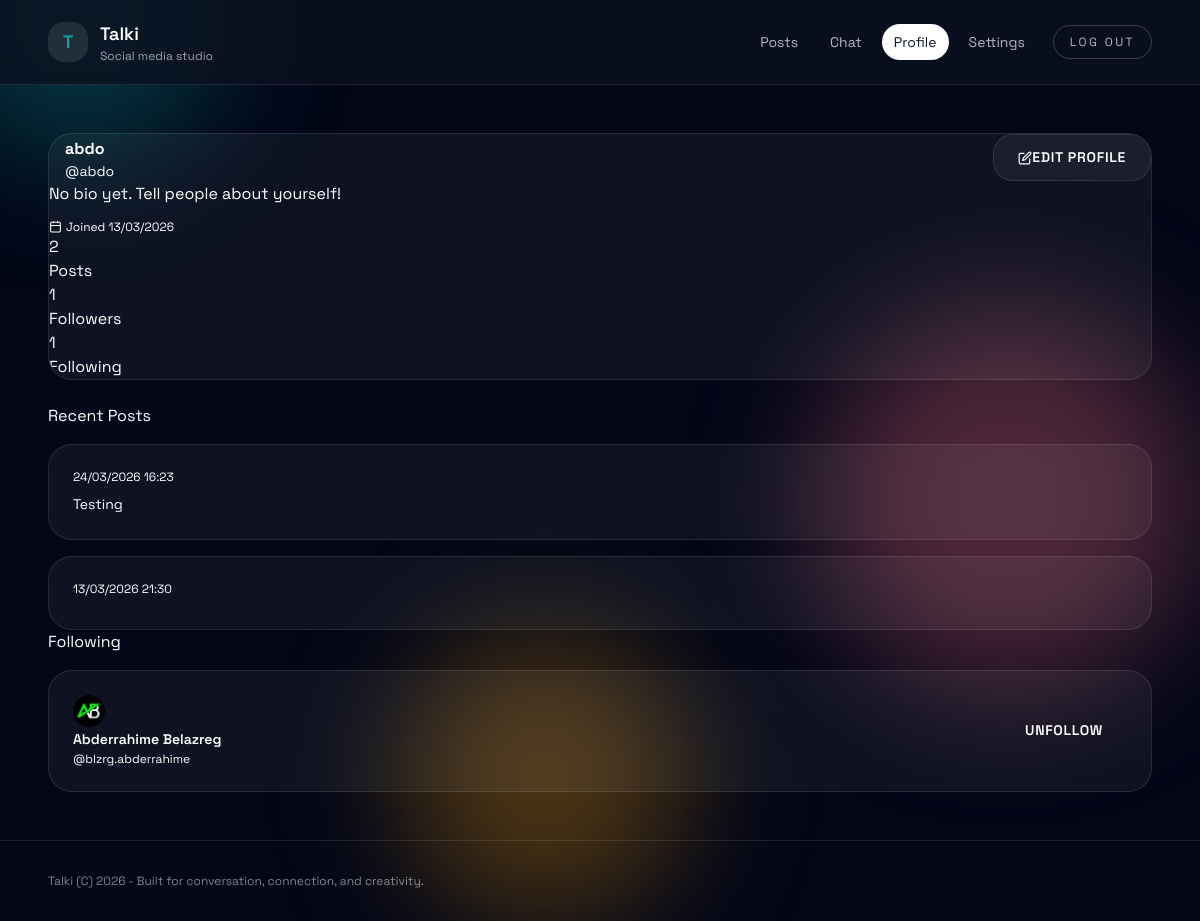
Screenshot of /profile (signed in) with the database file from the repository.
### tables this page shows
CREATE TABLE users (
                id INTEGER PRIMARY KEY AUTOINCREMENT,
                email TEXT UNIQUE NOT NULL,
                name TEXT NOT NULL,
                handle TEXT UNIQUE NOT NULL,
                password_hash TEXT NOT NULL,
                verified INTEGER NOT NULL DEFAULT 0,
                created_at TEXT NOT NULL
            , avatar_path TEXT, bio TEXT, hobbies TEXT, share_link TEXT, last_active_at TEXT, last_chat_active_at TEXT, last_active_conversation_id INTEGER);

CREATE TABLE posts (
                id INTEGER PRIMARY KEY AUTOINCREMENT,
                user_id INTEGER NOT NULL,
                content TEXT NOT NULL,
                created_at TEXT NOT NULL, media_path TEXT, media_type TEXT, is_hidden INTEGER DEFAULT 0,
                FOREIGN KEY (user_id) REFERENCES users (id)
            );

### app.py (the view)
@app.route("/profile")
@login_required
def profile():
    user = current_user()
    profile_error = session.pop("profile_error", None)
    profile_notice = session.pop("profile_notice", None)
    joined_date = None
    if user and user["created_at"]:
        try:
            joined_date = datetime.fromisoformat(user["created_at"]).strftime("%d/%m/%Y")
        except ValueError:
            joined_date = user["created_at"]
    share_url = None
    if user and user["share_link"]:
        if user["share_link"].startswith("http://") or user["share_link"].startswith("https://"):
            share_url = user["share_link"]
        else:
            share_url = f"https://{user['share_link']}"
    with get_db() as conn:
        followers_count = conn.execute(
            "SELECT COUNT(*) AS count FROM followers WHERE following_id = ?",
            (user["id"],),
        ).fetchone()["count"]
        following_count = conn.execute(
            "SELECT COUNT(*) AS count FROM followers WHERE follower_id = ?",
            (user["id"],),
        ).fetchone()["count"]
        posts_count = conn.execute(
            "SELECT COUNT(*) AS count FROM posts WHERE user_id = ?",
            (user["id"],),
        ).fetchone()["count"]
        following_list = conn.execute(
            """
            SELECT users.id, users.name, users.handle, users.avatar_path
            FROM followers
            JOIN users ON users.id = followers.following_id
            WHERE followers.follower_id = ?
            ORDER BY followers.created_at DESC
            LIMIT 12
            """,
            (user["id"],),
        ).fetchall()
        media_rows = conn.execute(
            """
            SELECT media_path, media_type
            FROM posts
            WHERE user_id = ? AND media_path IS NOT NULL
            ORDER BY created_at DESC
            """,
            (user["id"],),
        ).fetchall()
        recent_rows = conn.execute(
            """
            SELECT content, created_at
            FROM posts
            WHERE user_id = ?
            ORDER BY created_at DESC
            LIMIT 6
            """,
            (user["id"],),
        ).fetchall()
        recent_posts = [
            {
                "content": row["content"],
                "created_at": datetime.fromisoformat(row["created_at"]).strftime("%d/%m/%Y %H:%M"),
            }
            for row in recent_rows
        ]
    return render_template(
        "profile.html",
        nav=nav_items("profile"),
        year=datetime.now().year,
        user=user,
        joined_date=joined_date,
        share_url=share_url,
        followers_count=followers_count,
        following_count=following_count,
        posts_count=posts_count,
        following_list=following_list,
        media_posts=media_rows,
        recent_posts=recent_posts,
        profile_error=profile_error,
        profile_notice=profile_notice,
    )

### app.py (called while the page is built)
@app.before_request
def csrf_protect():
    if request.method == "POST":
        token = session.get("_csrf_token")
        if not token or token != request.form.get("_csrf_token"):
            return "CSRF token missing or invalid", 400

def generate_csrf_token():
    if "_csrf_token" not in session:
        session["_csrf_token"] = uuid.uuid4().hex
    return session["_csrf_token"]

def get_db() -> sqlite3.Connection:
    conn = sqlite3.connect(DATABASE_PATH, timeout=30, check_same_thread=False)
    conn.row_factory = sqlite3.Row
    conn.execute("PRAGMA journal_mode=WAL;")
    conn.execute("PRAGMA synchronous=NORMAL;")
    conn.execute("PRAGMA foreign_keys=ON;")
    conn.execute("PRAGMA busy_timeout=30000;")
    return conn

def current_user():
    user_id = session.get("user_id")
    if not user_id:
        return None
    with get_db() as conn:
        user = conn.execute("SELECT * FROM users WHERE id = ?", (user_id,)).fetchone()
    return user

@app.context_processor
def inject_user():
    return {"current_user": current_user()}

def nav_items(active: str) -> list[dict]:
    items = [
        {"label": "Posts", "href": url_for("posts")},
        {"label": "Chat", "href": url_for("chat")},
        {"label": "Profile", "href": url_for("profile")},
        {"label": "Settings", "href": url_for("settings")},
    ]
    for item in items:
        item["active"] = item["label"].lower() == active
    return items

def login_required(view):
    @wraps(view)
    def wrapper(*args, **kwargs):
        if not current_user():
            return redirect(url_for("login"))
        return view(*args, **kwargs)
    return wrapper

@app.before_request
def redirect_logged_in_from_auth_pages():
    if request.endpoint in {"login", "signup", "forgot_password", "reset_password"} and current_user():
        return redirect(url_for("posts"))

### templates/profile.html (shortened to what this page needs)
{% extends "base.html" %}
{% set title = "Profile | Talki" %}
{% block content %}
<div class="space-y-6">
  <section class="card" style="padding: 0; overflow: hidden;">
    <div class="profile-header">
      <div class="flex items-end justify-between" style="flex-wrap: wrap; gap: var(--sp-4);">
        <div class="flex items-end gap-4">
          <div style="margin-bottom: var(--sp-2);">
            <h1 style="font-size: var(--text-xl); font-weight: 700;">{{ user.name }}</h1>
            <div class="text-sm text-muted">@{{ user.handle }}</div>
          </div>
        </div>
        <button class="btn btn-secondary" onclick="document.getElementById('edit-profile-modal').classList.remove('hidden')" style="margin-bottom: var(--sp-2);">
          <svg viewBox="0 0 24 24" fill="none" stroke="currentColor" stroke-width="2" width="14" height="14"><path d="M11 4H4a2 2 0 0 0-2 2v14a2 2 0 0 0 2 2h14a2 2 0 0 0 2-2v-7"/><path d="M18.5 2.5a2.121 2.121 0 0 1 3 3L12 15l-4 1 1-4 9.5-9.5z"/></svg>
          Edit Profile
        </button>
      </div>
      <div style="margin-top: var(--sp-4); padding-bottom: var(--sp-6);">
        <p style="font-size: var(--text-sm); color: var(--text-secondary); line-height: 1.6;">{{ user.bio or "No bio yet. Tell people about yourself!" }}</p>
        <div class="flex gap-4 mt-3 text-xs text-faint" style="flex-wrap: wrap;">
          <span class="flex items-center gap-1">
            <svg viewBox="0 0 24 24" fill="none" stroke="currentColor" stroke-width="2" width="13" height="13"><rect x="3" y="4" width="18" height="18" rx="2" ry="2"/><line x1="16" y1="2" x2="16" y2="6"/><line x1="8" y1="2" x2="8" y2="6"/><line x1="3" y1="10" x2="21" y2="10"/></svg>
            Joined {{ joined_date }}
          </span>
        </div>
        <div class="profile-stats">
          <div class="stat-item">
            <div class="stat-value">{{ posts_count }}</div>
            <div class="stat-label">Posts</div>
          </div>
          <div class="stat-item">
            <div class="stat-value">{{ followers_count }}</div>
            <div class="stat-label">Followers</div>
          </div>
          <div class="stat-item">
            <div class="stat-value">{{ following_count }}</div>
            <div class="stat-label">Following</div>
          </div>
        </div>
      </div>
    </div>
  </section>
  <div class="grid-layout">
    <div class="space-y-4">
      <div class="section-header">Recent Posts</div>
      {% for post in recent_posts %}
      <div class="card" style="animation-delay: {{ loop.index0 * 50 }}ms;">
        <div class="text-xs text-faint mb-2">{{ post.created_at }}</div>
        <div class="text-sm" style="line-height: 1.6;">{{ post.content }}</div>
      </div>
      {% endfor %}
    </div>
    <div class="space-y-4">
      <div class="section-header">Following</div>
      <div class="card">
        {% for follow in following_list %}
        <div class="user-row" style="display: flex; align-items: center; justify-content: space-between; padding: var(--sp-3) 0; {% if not loop.last %}border-bottom: 1px solid var(--border);{% endif %}">
          <div class="user-info">
            <a href="{{ url_for('public_profile', handle=follow.handle) }}">
              {% if follow.avatar_path %}
              <img src="{{ url_for('static', filename=follow.avatar_path) }}" class="avatar avatar-sm" alt="">
              {% else %}
              <div class="avatar avatar-sm avatar-placeholder" style="font-size: 10px;">
                <svg viewBox="0 0 24 24" fill="none" stroke="currentColor" stroke-width="2" width="14" height="14"><path d="M20 21v-2a4 4 0 0 0-4-4H8a4 4 0 0 0-4 4v2"/><circle cx="12" cy="7" r="4"/></svg>
              </div>
              {% endif %}
            </a>
            <div>
              <a href="{{ url_for('public_profile', handle=follow.handle) }}" class="text-sm font-semibold">{{ follow.name }}</a>
              <div class="text-xs text-faint">@{{ follow.handle }}</div>
            </div>
          </div>
          <form method="post" action="{{ url_for('unfollow', user_id=follow.id) }}">
            <button class="btn btn-ghost btn-xs text-muted">Unfollow</button>
          </form>
        </div>
        {% else %}
        <div class="text-sm text-muted" style="padding: var(--sp-2) 0;">Not following anyone yet.</div>
        {% endfor %}
      </div>
    </div>
  </div>
</div>
{% endblock %}

### static/design-system.css (style rules this page uses)
:root { --color-primary: #0EA5A4; --color-primary-light: #14B8B7; --color-primary-dark: #0A7D7C; --color-primary-hover: #12A5A4; --color-secondary: #FB7185; --color-secondary-light: #FC8B9E; --color-secondary-dark: #E85D73; --color-accent: #8B5CF6; --color-accent-light: #A78BFA; --color-accent-dark: #7C3AED; --color-bg-primary: #0B1120; --color-bg-secondary: #111827; --color-bg-tertiary: #1F2937; --color-bg-elevated: #1E293B; --color-surface: rgba(255, 255, 255, 0.05); --color-surface-hover: rgba(255, 255, 255, 0.08); --color-surface-active: rgba(255, 255, 255, 0.12); --color-text-primary: #FFFFFF; --color-text-secondary: rgba(255, 255, 255, 0.70); --color-text-tertiary: rgba(255, 255, 255, 0.50); --color-text-disabled: rgba(255, 255, 255, 0.30); --color-success: #10B981; --color-success-bg: rgba(16, 185, 129, 0.1); --color-success-border: rgba(16, 185, 129, 0.4); --color-error: #EF4444; --color-error-bg: rgba(239, 68, 68, 0.1); --color-error-border: rgba(239, 68, 68, 0.4); --color-warning: #F59E0B; --color-warning-bg: rgba(245, 158, 11, 0.1); --color-warning-border: rgba(245, 158, 11, 0.4); --color-info: #3B82F6; --color-info-bg: rgba(59, 130, 246, 0.1); --color-info-border: rgba(59, 130, 246, 0.4); --color-border-primary: rgba(255, 255, 255, 0.10); --color-border-secondary: rgba(255, 255, 255, 0.05); --color-border-focus: var(--color-primary); --font-primary: -apple-system, BlinkMacSystemFont, 'Segoe UI', Roboto, 'Helvetica Neue', Arial, sans-serif; --font-mono: 'Courier New', Courier, monospace; --font-size-xs: 0.75rem; --font-size-sm: 0.875rem; --font-size-base: 1rem; --font-size-lg: 1.125rem; --font-size-xl: 1.25rem; --font-size-2xl: 1.5rem; --font-size-3xl: 2rem; --font-size-4xl: 2.5rem; --font-size-5xl: 3rem; --font-weight-normal: 400; --font-weight-medium: 500; --font-weight-semibold: 600; --font-weight-bold: 700; --line-height-tight: 1.25; --line-height-normal: 1.5; --line-height-relaxed: 1.75; --space-1: 0.25rem; --space-2: 0.5rem; --space-3: 0.75rem; --space-4: 1rem; --space-5: 1.25rem; --space-6: 1.5rem; --space-8: 2rem; --space-10: 2.5rem; --space-12: 3rem; --space-16: 4rem; --space-20: 5rem; --radius-sm: 0.5rem; --radius-md: 0.75rem; --radius-lg: 1rem; --radius-xl: 1.25rem; --radius-2xl: 1.5rem; --radius-full: 9999px; --shadow-sm: 0 1px 2px 0 rgba(0, 0, 0, 0.3); --shadow-md: 0 4px 6px -1px rgba(0, 0, 0, 0.4), 0 2px 4px -1px rgba(0, 0, 0, 0.3); --shadow-lg: 0 10px 15px -3px rgba(0, 0, 0, 0.5), 0 4px 6px -2px rgba(0, 0, 0, 0.3); --shadow-xl: 0 20px 25px -5px rgba(0, 0, 0, 0.6), 0 10px 10px -5px rgba(0, 0, 0, 0.3); --shadow-2xl: 0 25px 50px -12px rgba(0, 0, 0, 0.7); --transition-fast: 150ms ease; --transition-base: 200ms ease; --transition-slow: 300ms ease; --z-base: 0; --z-dropdown: 1000; --z-sticky: 1100; --z-modal-backdrop: 1200; --z-modal: 1300; --z-toast: 1400; --z-tooltip: 1500; --min-touch-target: 44px; }
.btn { display: inline-flex; align-items: center; justify-content: center; padding: var(--space-3) var(--space-6); font-size: var(--font-size-sm); font-weight: var(--font-weight-semibold); text-transform: uppercase; letter-spacing: 0.05em; border-radius: var(--radius-xl); transition: all var(--transition-base); cursor: pointer; border: none; outline: none; min-height: var(--min-touch-target); white-space: nowrap; }
.btn-secondary { background: var(--color-surface); color: var(--color-text-primary); border: 1px solid var(--color-border-primary); }
.card { background: var(--color-surface); border: 1px solid var(--color-border-primary); border-radius: var(--radius-2xl); padding: var(--space-6); transition: all var(--transition-base); }
.avatar { display: inline-block; border-radius: var(--radius-full); object-fit: cover; }
.avatar-sm { width: 2rem; height: 2rem; }

### rows the page displays
users: name "abdo", handle "abdo"
posts: created_at "24/03/2026 16:23", content "Testing"
users: avatar_path (picture), name "Abderrahime Belazreg", handle "blzrg.abderrahime"

### other values shown
{{ item.label }} "Posts" "Chat" "Profile" "Settings"
{{ user.bio or "No bio yet. Tell people about yourself!" }} "No bio yet. Tell people about yourself!"
{{ joined_date }} "13/03/2026"
{{ posts_count }} "2"
{{ followers_count }} "1"
{{ following_count }} "1"
{{ post.created_at }} "13/03/2026 21:30"
